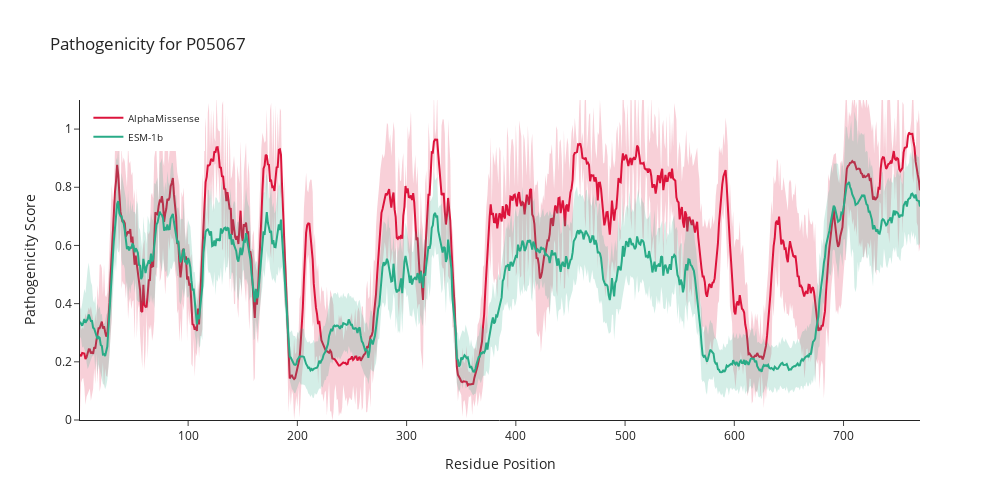

The notebook cell saved with this chart:
### Code cell
fig = plot_pathogenicity_interactive(
    protein_id="P05067",
    curves="both",
    smoothing_window=8,
    save=True
)

### Figure 1 — Plotly figure (JSON) as saved in the notebook; plotly's stock layout.template omitted (floating-point values rounded to 4 significant figures; data arrays with more than 128 entries replaced by an {"elided": "..."} marker saying what was removed)
{"data": [{"customdata": {"elided": "770x12 mixed values"}, "hovertemplate": "<b>AlphaMissense</b><br>Residue Pos: %{x}<br>Residue: %{customdata[0]}<br>Score: %{y:.3f}<br>Std Dev: %{customdata[1]:.3f}<br>Top TMD_JMD Mutations:<br>%{customdata[2]}<br>Top Variants:<br>%{customdata[3]}<br>Region: %{customdata[4]}<br>Site: %{customdata[5]}<br>Helix: %{customdata[6]}<br>Beta strand: %{customdata[7]}<br>Transmembrane: %{customdata[8]}<br>Modified residue: %{customdata[9]}<br>Glycosylation: %{customdata[10]}<br>Juxtamembrane: %{customdata[11]}<extra></extra>", "line": {"color": "crimson"}, "mode": "lines", "name": "AlphaMissense", "type": "scatter", "x": {"elided": "770 int values"}, "y": {"elided": "770 float values"}}, {"fill": "toself", "fillcolor": "rgba(220,20,60,0.2)", "hoverinfo": "skip", "line": {"color": "rgba(0,0,0,0)"}, "showlegend": false, "type": "scatter", "x": {"elided": "1540 int values"}, "y": {"elided": "1540 float values"}}, {"customdata": {"elided": "770x12 mixed values"}, "hovertemplate": "<b>ESM-1b</b><br>Residue Pos: %{x}<br>Residue: %{customdata[0]}<br>Score: %{y:.3f}<br>Std Dev: %{customdata[1]:.3f}<br>Top TMD_JMD Mutations:<br>%{customdata[2]}<br>Top Variants:<br>%{customdata[3]}<br>Region: %{customdata[4]}<br>Site: %{customdata[5]}<br>Helix: %{customdata[6]}<br>Beta strand: %{customdata[7]}<br>Transmembrane: %{customdata[8]}<br>Modified residue: %{customdata[9]}<br>Glycosylation: %{customdata[10]}<br>Juxtamembrane: %{customdata[11]}<extra></extra>", "line": {"color": "#29AB87"}, "mode": "lines", "name": "ESM-1b", "type": "scatter", "x": {"elided": "770 int values"}, "y": {"elided": "770 float values"}}, {"fill": "toself", "fillcolor": "rgba(41,171,135,0.2)", "hoverinfo": "skip", "line": {"color": "rgba(0,0,0,0)"}, "showlegend": false, "type": "scatter", "x": {"elided": "1540 int values"}, "y": {"elided": "1540 float values"}}], "layout": {"height": 500, "legend": {"borderwidth": 0, "font": {"size": 10}, "x": 0.01, "y": 0.99}, "title": {"text": "Pathogenicity for P05067"}, "width": 1000, "xaxis": {"title": {"text": "Residue Position"}}, "yaxis": {"range": [0, 1.1], "title": {"text": "Pathogenicity Score"}}}}
